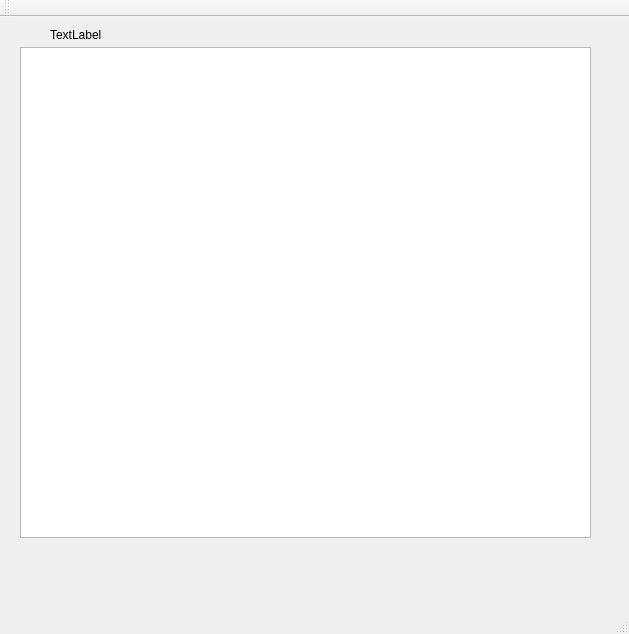
<?xml version="1.0" encoding="UTF-8"?>
<ui version="4.0">
 <class>MainWindow</class>
 <widget class="QMainWindow" name="MainWindow">
  <property name="geometry">
   <rect>
    <x>0</x>
    <y>0</y>
    <width>629</width>
    <height>634</height>
   </rect>
  </property>
  <property name="sizePolicy">
   <sizepolicy hsizetype="Fixed" vsizetype="Fixed">
    <horstretch>0</horstretch>
    <verstretch>0</verstretch>
   </sizepolicy>
  </property>
  <property name="windowTitle">
   <string>MainWindow</string>
  </property>
  <widget class="QWidget" name="centralWidget">
   <widget class="QTableView" name="tableView">
    <property name="geometry">
     <rect>
      <x>20</x>
      <y>30</y>
      <width>571</width>
      <height>491</height>
     </rect>
    </property>
   </widget>
   <widget class="QLabel" name="label">
    <property name="geometry">
     <rect>
      <x>50</x>
      <y>10</y>
      <width>55</width>
      <height>16</height>
     </rect>
    </property>
    <property name="text">
     <string>TextLabel</string>
    </property>
   </widget>
  </widget>
  <widget class="QMenuBar" name="menuBar">
   <property name="geometry">
    <rect>
     <x>0</x>
     <y>0</y>
     <width>629</width>
     <height>26</height>
    </rect>
   </property>
  </widget>
  <widget class="QToolBar" name="mainToolBar">
   <attribute name="toolBarArea">
    <enum>TopToolBarArea</enum>
   </attribute>
   <attribute name="toolBarBreak">
    <bool>false</bool>
   </attribute>
  </widget>
  <widget class="QStatusBar" name="statusBar"/>
  <action name="actionSave_File">
   <property name="text">
    <string>Save File</string>
   </property>
  </action>
 </widget>
 <layoutdefault spacing="6" margin="11"/>
 <resources/>
 <connections/>
</ui>
